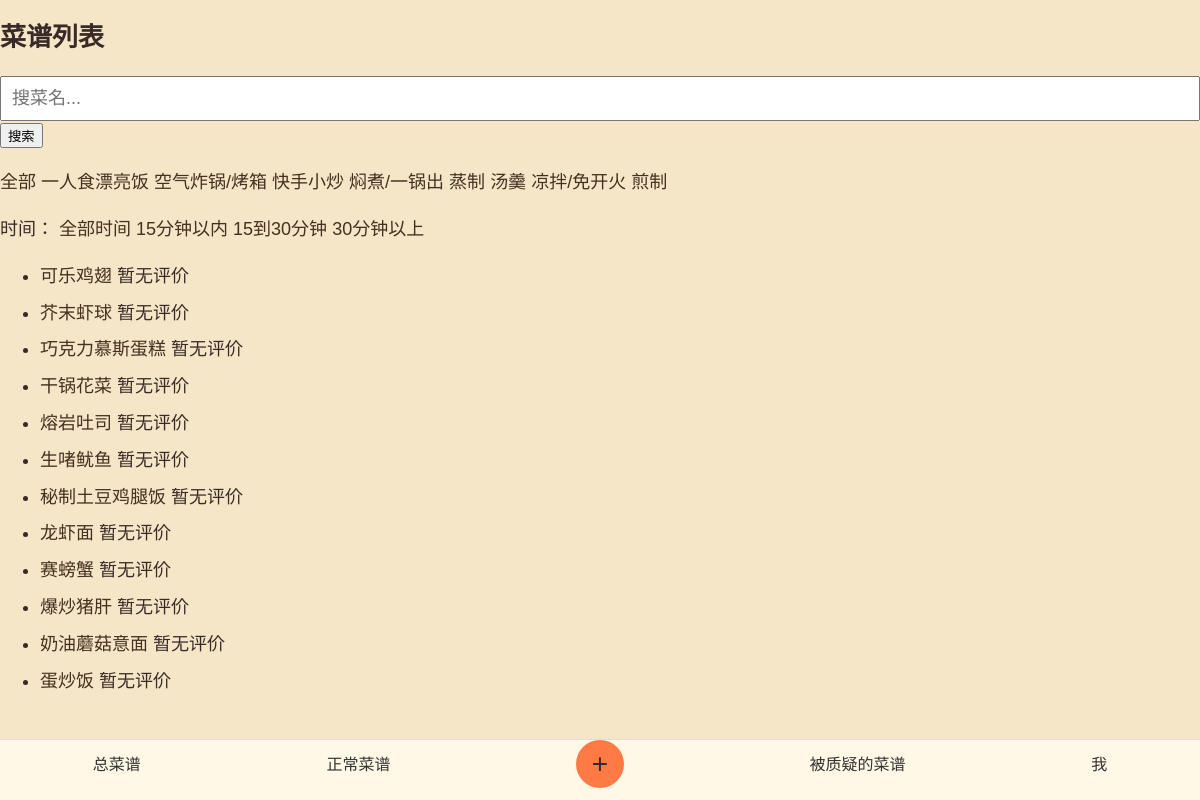
Screenshot of /all with the database file from the repository.
### tables this page shows
CREATE TABLE recipes (
    id INTEGER PRIMARY KEY AUTOINCREMENT,
    name TEXT NOT NULL UNIQUE,
    template_id INTEGER NOT NULL,
    description TEXT NOT NULL,
    summary_safety_tip TEXT NOT NULL, time_minutes INTEGER, image TEXT, user_id INTEGER, tools_list TEXT, ingredients_list TEXT,
    FOREIGN KEY (template_id) REFERENCES cooking_categories(template_id)
);

### app.py (the view)
@app.route('/all')
def all_recipes():
    conn = sqlite3.connect('厨房数据库.sqlite3')
    conn.row_factory = sqlite3.Row
    c = conn.cursor()
    c.execute('SELECT id, name, description, time_minutes, image FROM recipes ORDER BY id')
    recipes_list = c.fetchall()
    vote_rows = c.execute(
        'SELECT recipe_id, SUM(CASE WHEN vote = \'like\' THEN 1 ELSE 0 END) as likes, COUNT(*) as total FROM recommend_votes GROUP BY recipe_id'
    ).fetchall()
    vote_map = {r['recipe_id']: {'likes': r['likes'], 'total': r['total']} for r in vote_rows}
    recipes_list = [dict(r) for r in recipes_list]
    for r in recipes_list:
        v = vote_map.get(r['id'], {'likes': 0, 'total': 0})
        r['likes'] = v['likes']
        r['total'] = v['total']
        r['rate'] = round(v['likes'] / v['total'] * 100) if v['total'] > 0 else None
    conn.close()
    return render_template('recipes.html', recipes=recipes_list)

### templates/recipes.html (shortened to what this page needs)
<!DOCTYPE html>
<html>
<head>
    <link rel="stylesheet" href="/static/style.css">
</head>
<body>
    <h1>菜谱列表</h1>
    <form action="/recipes" method="get">
  <input type="text" name="q" placeholder="搜菜名...">
  <button type="submit">搜索</button>
</form>
<p>
  <a href="/recipes">全部</a>
  <a href="/recipes?category=一人食漂亮饭">一人食漂亮饭</a>
  <a href="/recipes?category=空气炸锅/烤箱">空气炸锅/烤箱</a>
  <a href="/recipes?category=快手小炒">快手小炒</a>
  <a href="/recipes?category=焖煮/一锅出">焖煮/一锅出</a>
  <a href="/recipes?category=蒸制">蒸制</a>
  <a href="/recipes?category=汤羹">汤羹</a>
  <a href="/recipes?category=凉拌/免开火">凉拌/免开火</a>
  <a href="/recipes?category=煎制">煎制</a>
</p>
<p>
  时间：
  <a href="/recipes">全部时间</a>
  <a href="/recipes?time=15分钟以内">15分钟以内</a>
  <a href="/recipes?time=15到30分钟">15到30分钟</a>
  <a href="/recipes?time=30分钟以上">30分钟以上</a>
</p>
    <ul>
        {% for recipe in recipes %}
        <li><a href="/recipe/{{ recipe['id'] }}">{{ recipe['name'] }}</a>{% if recipe['rate'] is not none %} 好评率 {{ recipe['rate'] }}%（{{ recipe['total'] }}人评价）{% else %} 暂无评价{% endif %}</li>
        {% endfor %}
    </ul>
    <nav class="bottom-nav">
  <a href="/all">总菜谱</a>
  <a href="/recipes">正常菜谱</a>
  <a href="/upload" class="nav-upload">+</a>
  <a href="/questions">被质疑的菜谱</a>
  <a href="/profile">我</a>
</nav>
</body>
</html>

### static/style.css (style rules this page uses)
body { font-family: sans-serif; font-size: 18px; line-height: 1.6; margin: 16px; }
h1 { font-size: 26px; }
li { margin: 8px 0; }
input[type="text"] { font-size: 18px; padding: 10px; width: 100%; box-sizing: border-box; }
body { margin: 0; font-family: "PingFang SC", "Microsoft YaHei", "Source Han Sans SC", sans-serif; background: #F5E6C8; color: #382b27; padding-bottom: 60px; }
.bottom-nav { position: fixed; bottom: 0; left: 0; right: 0; display: flex; justify-content: space-around; background: #FFF8E7; border-top: 1px solid #ddd; padding: 12px 0; }
.bottom-nav a { text-decoration: none; color: #333; font-size: 16px; }
a { color: #240d01d6; text-decoration: none; }
.bottom-nav a.nav-upload { background: #FF7A45; color: #382b27; width: 48px; height: 48px; border-radius: 50%; display: flex; align-items: center; justify-content: center; font-size: 28px; margin-top: -12px; }

### rows the page displays
recipes: name "可乐鸡翅"
recipes: name "芥末虾球"
recipes: name "巧克力慕斯蛋糕"
recipes: name "干锅花菜"
recipes: name "熔岩吐司"
recipes: name "生啫鱿鱼"
recipes: name "秘制土豆鸡腿饭"
recipes: name "龙虾面"
recipes: name "赛螃蟹"
recipes: name "爆炒猪肝"
recipes: name "奶油蘑菇意面"
recipes: name "蛋炒饭"
